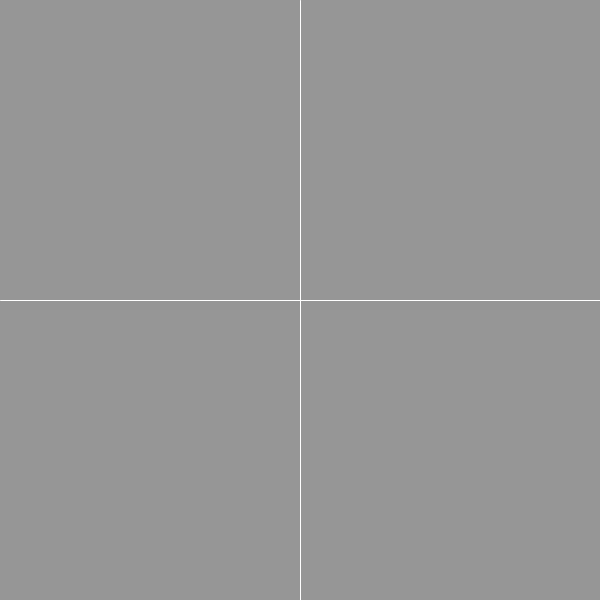
Frame 1 (no input)
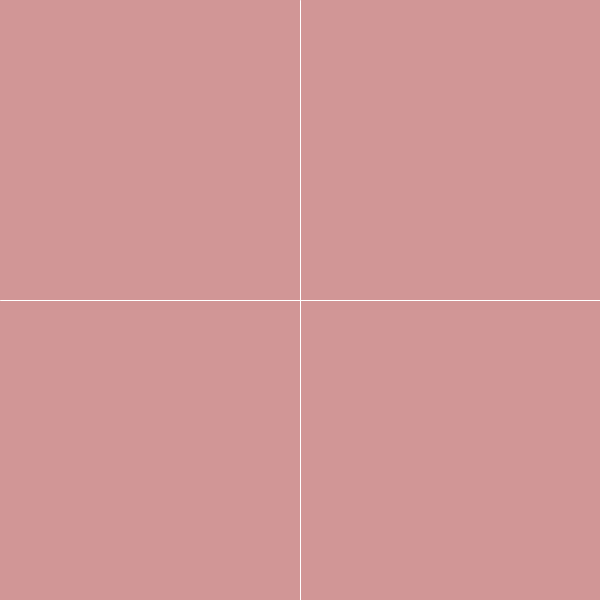
Frame 60 (the mouse pressed at the canvas centre just before this capture)
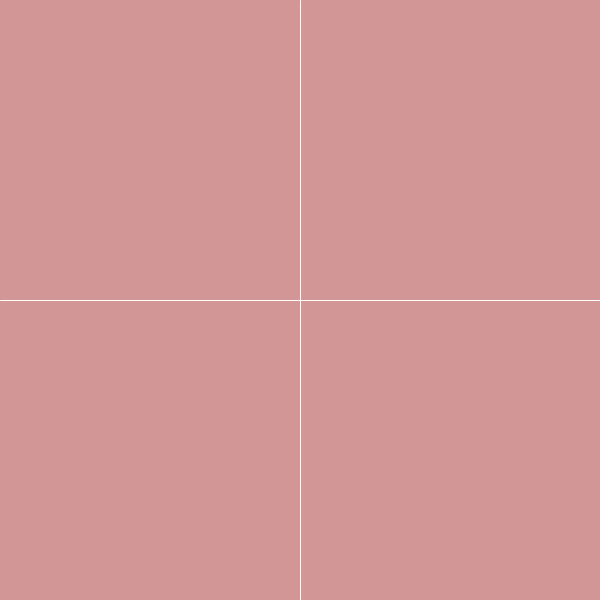
Frame 120 (the mouse held since frame 60 and released just before this capture)

The Processing sketch that drew these frames (run headless with seeded random() and noise(); from frame 60 on, the mouse is pressed at the canvas centre):

// Processing sketch: sketch_003_condizionali_2
// ── sketch_003_condizionali_2.pde
float colore_sfondo_red = 150;
float colore_sfondo_green = 150;
float colore_sfondo_blue = 150;

void setup(){ // una volta all'inizio (loadbang) 
  size(600,600);
}
void draw(){
  // {..blocco racchiuso in una graffa..}
  background(colore_sfondo_red,colore_sfondo_green,colore_sfondo_blue);
  stroke(255);//vale per tutti i comandi che seguono
  line(width/2,0,width/2,height);
  line(0,height/2,width,height/2);
  //width = larghezza impostata per lo sketch
  //height = altezza impostata per lo sketch
  //mouseX mouseY
  if(mouseX<width/2 && mouseY<height/2){
     //println("primo quadrante");
     colore_sfondo_red += 1;
  }
  if(mouseX>width/2 && mouseY<height/2){
    //println("secondo quadrante");
    colore_sfondo_green += 1;
  }
  if(mouseX<width/2 && mouseY>height/2){
    //println("terzo quadrante");
    colore_sfondo_blue += 1;
  }
  if(mouseX>width/2 && mouseY>height/2){
    //println("quarto quadrante");
    colore_sfondo_red -= 1;
    colore_sfondo_green -= 1;
    colore_sfondo_blue -= 1;
  }
  colore_sfondo_red = constrain(colore_sfondo_red,0,255);
  colore_sfondo_green = constrain(colore_sfondo_green,0,255);
  colore_sfondo_blue = constrain(colore_sfondo_blue,0,255);
  
}
